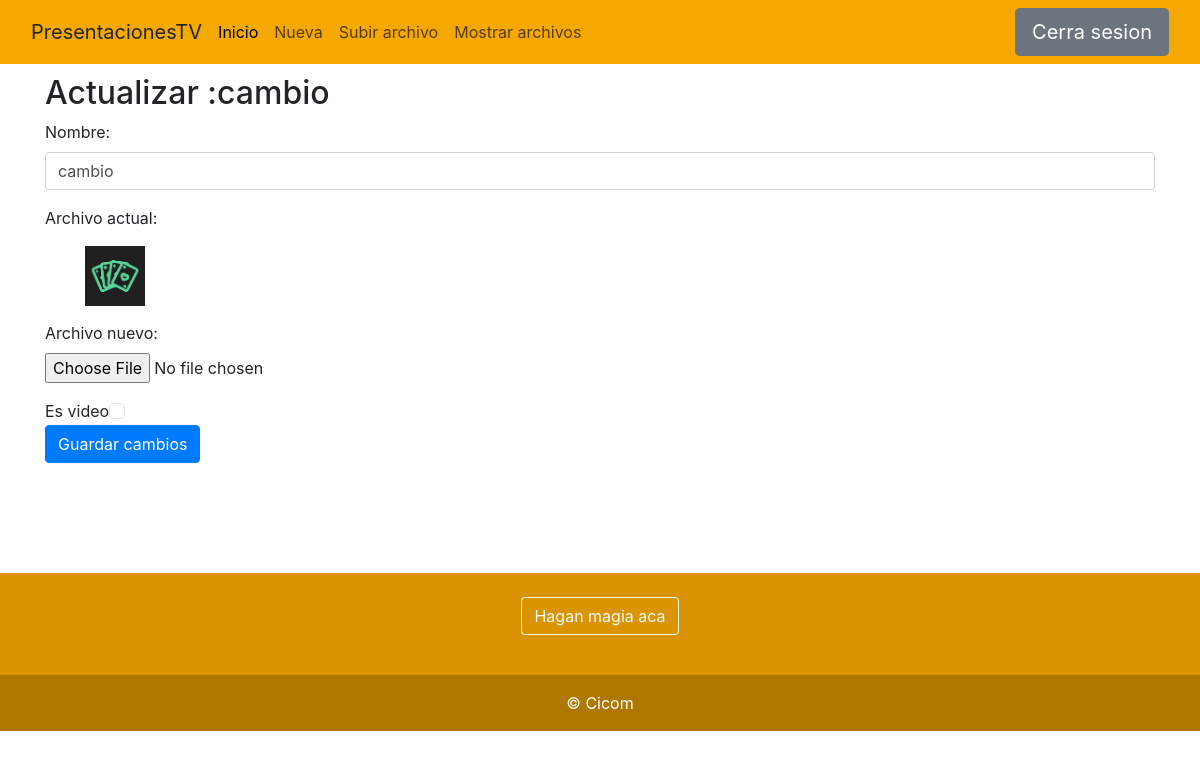
The page /editar-archivo/18 (signed in) on the database its author committed.
### ImagenesApp/models.py (models this page shows, shortened)
class Archivo(models.Model):
    nombre = models.CharField(max_length=255)
    archivo = models.FileField(upload_to='archivos/')  # Ajusta la carpeta según tus necesidades
    es_video = models.BooleanField(default=False)

### ImagenesApp/views.py (the view)
# urls.py: path('editar-archivo/<int:pk>', views.EditarArchivo.as_view(), name='editar_archivo'),
@method_decorator(login_required, name='dispatch')
class EditarArchivo(UpdateView):
    model = Archivo
    form_class = EditarArchivos
    template_name = 'ImagenesApp/editar_archivo.html'
    success_url = reverse_lazy('imagen:archivo-list')

### ImagenesApp/forms.py
class EditarArchivos(forms.ModelForm):
    class Meta:
        model = Archivo
        fields = ('nombre', 'archivo', 'es_video')
        widgets = {
            'nombre': forms.TextInput(attrs={'class': 'form-control'}),
            'archivo': forms.FileInput(attrs={'class': 'form-control-file'}),
            'es_video': forms.CheckboxInput(attrs={'class': 'form-check-input'}),
        }

### ImagenesApp/templates/ImagenesApp/editar_archivo.html (shortened to what this page needs)
{%extends 'base.html'%}
{% block content %}
<div class="container" style="margin-bottom:110px;">
<h2 style="margin-top:10px;">Actualizar :{{ object.nombre }}</h2>
<form method="post" enctype="multipart/form-data" class="form-group">
    <div class="form-group">
     <label for="{{ form.nombre.id_for_label }}" >Nombre:</label>
      {{ form.nombre }}
    </div>
    <div class="form-group">
      <p> Archivo actual: </p>
      <img src="{{ archivo.archivo.url }}" style="width: 60px; height: 60px; margin-left:40px; margin-bottom:15px;"/><br>
      <label for="{{ form.archivo.id_for_label }}" >Archivo nuevo:</label>
      {{ form.archivo }}
    </div>
    <div class="form-check form-check-inline" >
    <label class="form-check-label" for="{{ form.es_video.id_for_label }}" >Es video</label>
    {{ form.es_video }}
    </div>
    <br>
    <button type="submit" class="btn btn-primary">Guardar cambios</button>
  </form>
</div>
{%endblock%}

### rows shown on the page
Archivo: nombre "cambio", archivo (picture)
